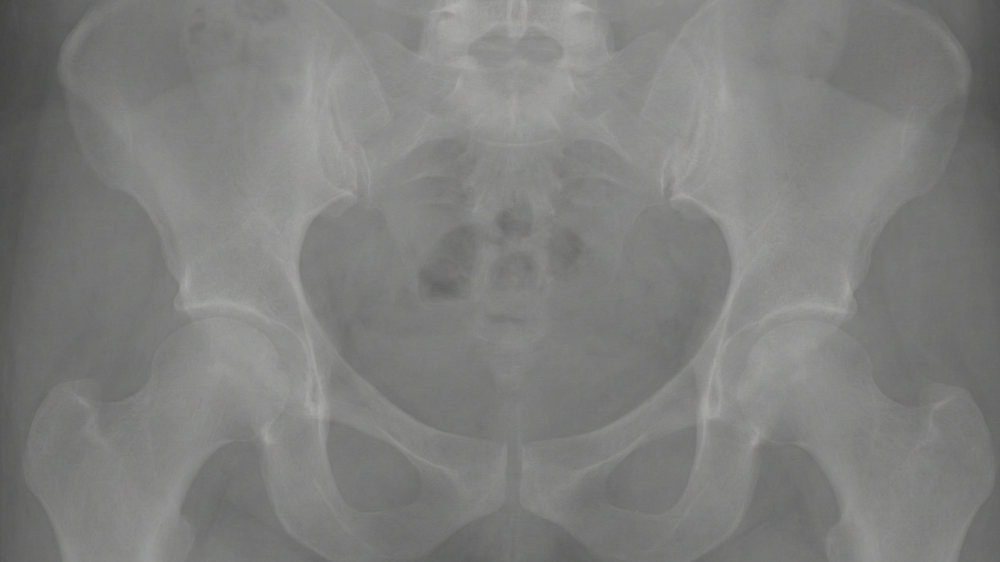
#> input picture results/images/gamma_auto/medical/medical (1)_gamma_auto.png, 1000 x 562 px, shrunk from 2541 x 1429 before the run; its folder holds only this picture in this run
$ python pipeline_runner.py
#> lines starting #> are read from the running program, lines starting #| are printed output that depends on the picture
### src/config.py
import os
from pathlib import Path

# =============================================================================
# PROJE TEMEL DİZİNLERİ
# =============================================================================

# Bu dosya src/ klasöründe, o yüzden proje kökü bir üst dizin
BASE_DIR = Path(__file__).resolve().parent.parent

# Veri klasörü
DATA_RAW_DIR = BASE_DIR / "data" / "raw"

# Sonuç klasörleri
RESULTS_DIR = BASE_DIR / "results"
RESULTS_IMAGES_DIR = RESULTS_DIR / "images"
RESULTS_METRICS_DIR = RESULTS_DIR / "metrics"
RESULTS_COLLAGES_DIR = RESULTS_DIR / "collages"

# Rapora özel klasörler
REPORTS_DIR = BASE_DIR / "reports"
REPORTS_FIGURES_DIR = REPORTS_DIR / "figures"
REPORTS_TABLES_DIR = REPORTS_DIR / "tables"

# =============================================================================
# MODALITY (KATEGORİ) AYARLARI
# =============================================================================

MODALITIES = [
    "hdr",
    "high_contrast",
    "high_light",
    "low_contrast",
    "low_light",
    "medical",
    "microscopy",
    "natural",
]

# Her modality’nin raw klasörü
MODALITY_DIRS = {
    name: DATA_RAW_DIR / name for name in MODALITIES
}

# Akademik raporda kullanılacak "teorik olarak beklenen en iyi yöntem"
EXPECTED_BEST_METHOD = {
    "low_contrast": "he",
    "medical": "clahe",
    "microscopy": "clahe",
    "low_light": "clahe",
    "high_light": "gamma_auto",
    "high_contrast": "clahe",
    "natural": "gamma_auto",
    "hdr": "gamma_auto",
}

# =============================================================================
# GÖRÜNTÜ İŞLEME PARAMETRELERİ
# =============================================================================

# Artık üç yöntem var: HE, CLAHE, ADAPTIVE GAMMA
METHODS = ["he", "clahe", "gamma_auto"]

# CLAHE parametreleri
CLAHE_CLIP_LIMIT = 2.0
CLAHE_TILE_GRID_SIZE = (8, 8)

# Adaptive gamma hedef parlaklığı (0–1 arası)
ADAPTIVE_GAMMA_TARGET_MEAN = 0.5

# Aranacak gamma aralığı (0.3–2.5 arası iyidir)
ADAPTIVE_GAMMA_MIN = 0.3
ADAPTIVE_GAMMA_MAX = 2.5

# Desteklenen görsel uzantıları
IMAGE_EXTENSIONS = [".png", ".jpg", ".jpeg", ".tif", ".tiff", ".bmp"]

# =============================================================================
# GÖRSEL ÇIKTI KLASÖRLERİ
# =============================================================================

RESULTS_IMAGES_METHOD_DIRS = {
    "he": RESULTS_IMAGES_DIR / "he",
    "clahe": RESULTS_IMAGES_DIR / "clahe",
    "gamma_auto": RESULTS_IMAGES_DIR / "gamma_auto",
}

# =============================================================================
# YARDIMCI FONKSİYONLAR
# =============================================================================

def is_image_file(path: Path) -> bool:
    """Desteklenen uzantılarla bitip bitmediğini kontrol eder."""
    return path.suffix.lower() in IMAGE_EXTENSIONS


def ensure_directories() -> None:
    """Tüm gerekli klasörleri oluşturur."""
    # Sonuç klasörleri
    RESULTS_DIR.mkdir(parents=True, exist_ok=True)
    RESULTS_IMAGES_DIR.mkdir(parents=True, exist_ok=True)
    RESULTS_METRICS_DIR.mkdir(parents=True, exist_ok=True)
    RESULTS_COLLAGES_DIR.mkdir(parents=True, exist_ok=True)

    # Yönteme göre çıktı klasörleri
    for p in RESULTS_IMAGES_METHOD_DIRS.values():
        p.mkdir(parents=True, exist_ok=True)

    # Rapor klasörleri
    REPORTS_DIR.mkdir(parents=True, exist_ok=True)
    REPORTS_FIGURES_DIR.mkdir(parents=True, exist_ok=True)
    REPORTS_TABLES_DIR.mkdir(parents=True, exist_ok=True)

    # Modality klasörleri kontrolü
    for name, p in MODALITY_DIRS.items():
        if not p.exists():
            print(f"[WARN] Modality folder does not exist: {p}")


# [4 lines that do not run on import are left out]

### src/utils.py
"""
Yardımcı fonksiyonlar:
- Görsel yükleme / kaydetme
- Modality klasörlerinden görüntü listeleme
- Çıktı dosya yollarını oluşturma
"""

from typing import List, Iterator, Tuple, Optional
from pathlib import Path
import cv2
import numpy as np

from . import config


# =============================================================================
# GÖRÜNTÜ YÜKLEME & KAYDETME
# =============================================================================

def load_image(path: Path) -> np.ndarray:
    """
    Verilen yoldan BGR formatında görüntü yükler.
    Hata durumunda ValueError fırlatır.
    """
    img = cv2.imread(str(path), cv2.IMREAD_COLOR)
#> img is the input picture: shape (562, 1000, 3); mean B, G, R 126.4, 127, 126.8
    if img is None:
        raise ValueError(f"Could not read image: {path}")
    return img


def save_image(path: Path, img: np.ndarray) -> None:
    """
    Görüntüyü verilen yola kaydeder. Gerekirse klasörleri oluşturur.
    """
    path.parent.mkdir(parents=True, exist_ok=True)
    success = cv2.imwrite(str(path), img)
    if not success:
        raise IOError(f"Could not write image to: {path}")


# =============================================================================
# GÖRÜNTÜ LİSTELEME
# =============================================================================

def list_images_in_directory(directory: Path) -> List[Path]:
    """
    Bir dizindeki (alt klasörlere girmeden) tüm görüntü dosyalarını listeler.
    """
    if not directory.exists():
        return []

    files = [
        p for p in directory.iterdir()
        if p.is_file() and config.is_image_file(p)
    ]
    # Tutarlılık için isimlere göre sırala
    files.sort()
    return files


def iter_modality_images() -> Iterator[Tuple[str, Path]]:
    """
    Tüm modality klasörlerini dolaşır ve her görüntü için:
        (modality_name, image_path)
    şeklinde tuple döndürür.

    Örnek:
        for modality, img_path in iter_modality_images():
            ...
    """
    for modality, dir_path in config.MODALITY_DIRS.items():
        image_paths = list_images_in_directory(dir_path)
        for img_path in image_paths:
            yield modality, img_path


# =============================================================================
# ÇIKTI DOSYA ADLARI
# =============================================================================

def build_output_image_path(
    input_path: Path,
    modality: str,
    method: str,
    gamma: Optional[float] = None
) -> Path:
    """
    Girdi görüntüsüne, yönteme ve (varsa) gamma değerine göre
    çıktı dosya yolunu üretir.

    Örnek:
        input:  data/raw/low_light/low_light(1).png
        method: "clahe"
        modality: "low_light"
        -> results/images/clahe/low_light/low_light(1)_clahe.png

        method: "gamma", gamma=0.6
        -> results/images/gamma/low_light/low_light(1)_gamma_0.60.png
    """
    method = method.lower()
    if method not in config.RESULTS_IMAGES_METHOD_DIRS:
        raise ValueError(f"Unknown method: {method}")

    base_dir = config.RESULTS_IMAGES_METHOD_DIRS[method]

    # Modality alt klasörü
    out_dir = base_dir / modality
    out_dir.mkdir(parents=True, exist_ok=True)

    stem = input_path.stem
    suffix = input_path.suffix.lower()

    if method == "gamma" and gamma is not None:
        filename = f"{stem}_gamma_{gamma:.2f}{suffix}"
    else:
        filename = f"{stem}_{method}{suffix}"

    return out_dir / filename

### src/enhancement_methods.py
"""
Enhancement methods:
- Histogram Equalization (HE)
- CLAHE
- Adaptive Gamma Correction (PURE GLOBAL BPAGC)

Tüm fonksiyonlar BGR formatındaki görüntü alır (cv2.imread)
ve yine BGR görüntü döndürür.
"""

from typing import Tuple
import numpy as np
import cv2

from . import config


# =============================================================================
# Yardımcı Fonksiyonlar
# =============================================================================

def _to_gray(img: np.ndarray) -> np.ndarray:
    """Girdiyi tek kanallı gri seviyeye çevirir."""
    if img is None:
        raise ValueError("_to_gray: input image is None")

    if len(img.shape) == 2 or img.shape[2] == 1:
        return img.copy()

    return cv2.cvtColor(img, cv2.COLOR_BGR2GRAY)


# [9 lines left out: function _from_gray_to_bgr, not called in this run]


# =============================================================================
# 1) HISTOGRAM EQUALIZATION (HE)
# =============================================================================

def apply_histogram_equalization(img: np.ndarray) -> np.ndarray:
    """
    Histogram Equalization uygular.
    Gri görüntüde direkt HE,
    renkli görüntüde YCrCb->Y kanalına HE->geri dönüş.
    """
    if img is None:
        raise ValueError("apply_histogram_equalization: input image is None")

    # Gri görüntü
    if len(img.shape) == 2 or img.shape[2] == 1:
        gray = _to_gray(img)
        he = cv2.equalizeHist(gray)
        return _from_gray_to_bgr(he)

    # Renkli görüntü
    ycrcb = cv2.cvtColor(img, cv2.COLOR_BGR2YCrCb)
#> ycrcb: shape (562, 1000, 3); mean of channels 0, 1, 2 126.9, 127.9, 127.6
    y, cr, cb = cv2.split(ycrcb)

    y_eq = cv2.equalizeHist(y)
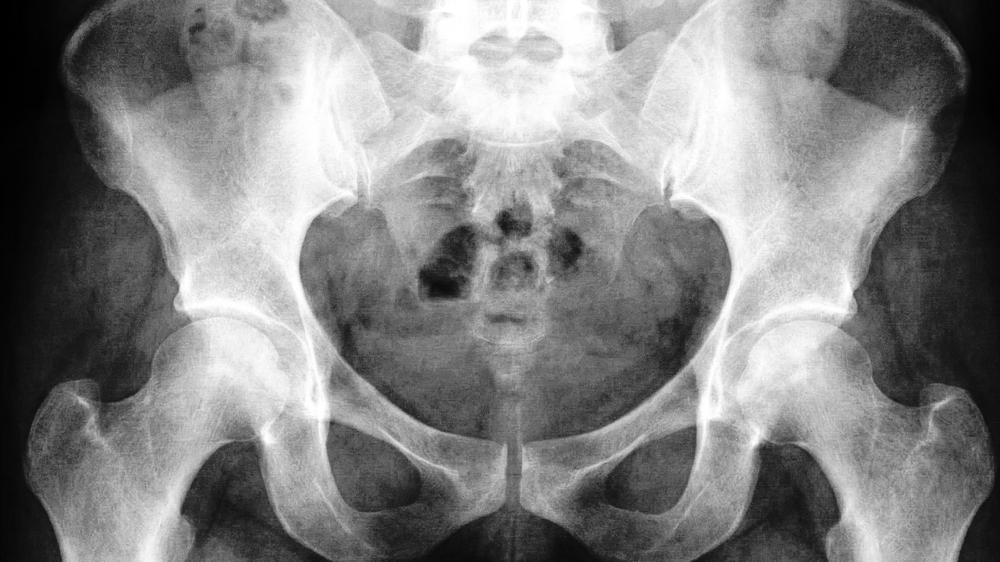
#> y_eq: shape (562, 1000); min 0, max 255, mean 129.9
    ycrcb_eq = cv2.merge([y_eq, cr, cb])
#> ycrcb_eq: shape (562, 1000, 3); mean of channels 0, 1, 2 129.9, 127.9, 127.6

    return cv2.cvtColor(ycrcb_eq, cv2.COLOR_YCrCb2BGR)


# =============================================================================
# 2) CLAHE
# =============================================================================

def _create_clahe():
    """Config'teki parametrelere göre CLAHE objesi oluşturur."""
    return cv2.createCLAHE(
        clipLimit=config.CLAHE_CLIP_LIMIT,
        tileGridSize=config.CLAHE_TILE_GRID_SIZE
    )


def apply_clahe(img: np.ndarray) -> np.ndarray:
    """
    CLAHE uygular.
    Gri görüntüde direkt, renkli görüntüde Y kanalına CLAHE uygulanır.
    """
    if img is None:
        raise ValueError("apply_clahe: input image is None")

    clahe = _create_clahe()

    if len(img.shape) == 2 or img.shape[2] == 1:
        gray = _to_gray(img)
        cl = clahe.apply(gray)
        return _from_gray_to_bgr(cl)

    # Renkli görüntü
    ycrcb = cv2.cvtColor(img, cv2.COLOR_BGR2YCrCb)
    y, cr, cb = cv2.split(ycrcb)

    y_clahe = clahe.apply(y)
    ycrcb_cl = cv2.merge([y_clahe, cr, cb])

    return cv2.cvtColor(ycrcb_cl, cv2.COLOR_YCrCb2BGR)


# =============================================================================
# 3) PURE ADAPTIVE GAMMA CORRECTION (BPAGC)
# =============================================================================

def apply_gamma_correction(img: np.ndarray, gamma: float) -> np.ndarray:
    """Standart global gamma correction uygular."""
    if img is None:
        raise ValueError("apply_gamma_correction: input image is None")
    if gamma <= 0:
        raise ValueError("gamma must be > 0")

    img_f = img.astype(np.float32) / 255.0
    corrected = np.power(img_f, gamma)
    return np.clip(corrected * 255.0, 0, 255).astype(np.uint8)


def estimate_gamma_pure(
    img_bgr: np.ndarray,
    target_mean: float = 0.5,
    gamma_min: float = 0.3,
    gamma_max: float = 3.0
) -> float:
    """
    SAF / ORİJİNAL ADAPTIVE GAMMA (BPAGC benzeri global model):

        gamma = log(target_mean) / log(current_mean)

    - current_mean: görüntünün ortalama parlaklığı (0-1 arası)
    - target_mean: ideal parlaklık seviyesi (genelde 0.5 civarı)

    Açıklama:
        * current_mean < target_mean  -->  0 < gamma < 1  (görüntüyü aydınlatır)
        * current_mean > target_mean  -->  gamma > 1      (görüntüyü koyulaştırır)

    Bu fonksiyon hiçbir ek heuristic kullanmaz; tamamen
    global parlaklık ortalamasına dayalıdır.
    """
    gray = _to_gray(img_bgr).astype(np.float32) / 255.0

    current_mean = float(gray.mean())

    # Güvenlik önlemi: log(0) ve log(1)'den kaçınmak için
    eps = 1e-6
    current_mean = float(np.clip(current_mean, eps, 1.0 - eps))
    target_mean = float(np.clip(target_mean, eps, 1.0 - eps))

    # BPAGC formülü
    gamma = float(np.log(target_mean) / np.log(current_mean))

    # Uç değerleri kırp
    gamma = float(np.clip(gamma, gamma_min, gamma_max))
    return gamma


def apply_adaptive_gamma(img: np.ndarray, target_mean: float = 0.5) -> Tuple[np.ndarray, float]:
    """
    PURE GLOBAL ADAPTIVE GAMMA (BPAGC):

    1) current_mean hesaplanır
    2) gamma = log(target_mean) / log(current_mean)
    3) Gamma correction uygulanır

    Dönen:
        (iyileştirilmiş_görüntü, kullanılan_gamma)
    """
    if img is None:
        raise ValueError("apply_adaptive_gamma: input image is None")

    gamma = estimate_gamma_pure(
        img_bgr=img,
        target_mean=target_mean,
        gamma_min=config.ADAPTIVE_GAMMA_MIN,
        gamma_max=config.ADAPTIVE_GAMMA_MAX,
    )

    corrected = apply_gamma_correction(img, gamma)
    return corrected, gamma


# =============================================================================
# 4) METHOD ROUTER
# =============================================================================

def apply_method(
    img: np.ndarray,
    method: str,
    gamma: float | None = None,
    target_mean: float = 0.5
) -> np.ndarray:
    """
    Verilen yönteme göre iyileştirme uygular.

    method:
        - "he"
        - "clahe"
        - "gamma_auto" / "adaptive_gamma" / "gamma"
          (hepsi saf global adaptive gamma olarak yorumlanır)
    """
    if img is None:
        raise ValueError("apply_method: input image is None")

    method = method.lower()

    if method == "he":
        return apply_histogram_equalization(img)

    elif method == "clahe":
        return apply_clahe(img)

    elif method in ("gamma_auto", "adaptive_gamma", "gamma"):
        corrected, gamma_used = apply_adaptive_gamma(
            img,
            target_mean=target_mean
        )
        # gamma_used istersen pipeline tarafında loglanabilir
        return corrected

    else:
        raise ValueError(f"Unknown method: {method}")

### src/evaluation_metrics.py
"""
Değerlendirme Metrikleri:
- PSNR (Peak Signal-to-Noise Ratio)
- SSIM (Structural Similarity Index)
- MSE (Mean Squared Error)

Tüm fonksiyonlar 8-bit BGR veya GRAY görüntülerle çalışır.
Gerekirse görüntüleri gri seviyeye indirger.
"""

import numpy as np
import cv2
from skimage.metrics import structural_similarity as ssim
from skimage.metrics import mean_squared_error


def _to_gray(img: np.ndarray) -> np.ndarray:
    """Görüntüyü gri seviyeye çevirir."""
    if len(img.shape) == 2 or img.shape[2] == 1:
        return img
    return cv2.cvtColor(img, cv2.COLOR_BGR2GRAY)


# =============================================================================
# MSE
# =============================================================================

def compute_mse(img1: np.ndarray, img2: np.ndarray) -> float:
    """
    MSE (Mean Squared Error) hesaplar.
    """
    gray1 = _to_gray(img1)
    gray2 = _to_gray(img2)

    return float(mean_squared_error(gray1, gray2))


# =============================================================================
# PSNR
# =============================================================================

def compute_psnr(img1: np.ndarray, img2: np.ndarray) -> float:
    """
    PSNR hesaplar.
    """
    gray1 = _to_gray(img1)
    gray2 = _to_gray(img2)

    mse_val = mean_squared_error(gray1, gray2)
#> mse_val = 3454.5
    if mse_val == 0:
        return float("inf")  # birebir aynı görüntü durumunda

    PIXEL_MAX = 255.0
    psnr = 20 * np.log10(PIXEL_MAX / np.sqrt(mse_val))
#> psnr = 12.75
    return float(psnr)


# =============================================================================
# SSIM
# =============================================================================

def compute_ssim(img1: np.ndarray, img2: np.ndarray) -> float:
    """
    SSIM hesaplar. (skimage üzerinden)

    SSIM = 1 → mükemmel benzerlik
    """
    gray1 = _to_gray(img1)
    gray2 = _to_gray(img2)

    value, _ = ssim(gray1, gray2, full=True)
#> value = 0.567
    return float(value)


# =============================================================================
# TOPLU HESAPLAMA
# =============================================================================

def compute_all_metrics(img_original: np.ndarray, img_processed: np.ndarray) -> dict:
    """
    PSNR, SSIM, MSE'yi sözlük halinde döndürür.
    """

    return {
        "mse": compute_mse(img_original, img_processed),
        "psnr": compute_psnr(img_original, img_processed),
        "ssim": compute_ssim(img_original, img_processed)
    }

### src/pipeline_runner.py
"""
Ana pipeline:

- data/raw altındaki tüm modality klasörlerini dolaşır
- Her görüntüye:
    - HE
    - CLAHE
    - Adaptive Gamma
  uygular
- Çıktı görüntülerini results/images/... altına kaydeder
- MSE, PSNR, SSIM hesaplayıp results/metrics/metrics_all.csv dosyasına yazar
"""

from pathlib import Path
from typing import Dict, List
import traceback
import pandas as pd

from . import config
from . import utils
from . import enhancement_methods as em
from . import evaluation_metrics as evalm


# =============================================================================
# TEK BİR GÖRÜNTÜ + TEK YÖNTEM İŞLEME
# =============================================================================

def process_image_for_method(
    modality: str,
    img_path: Path,
    method: str
) -> Dict:
    """
    Bir görüntüye verilen iyileştirme yöntemini uygular, çıktıyı kaydeder,
    metrikleri hesaplar ve bir sonuç satırı döndürür.

    Adaptive gamma'nın gamma değerini ayrıca döndürür.
    """
    # Orijinal görüntü
    original = utils.load_image(img_path)

    gamma_used = None  # adaptive gamma için

    # --- Yöntemi uygula ---
    if method == "gamma_auto":
        enhanced, gamma_used = em.apply_adaptive_gamma(
            original,
            target_mean=config.ADAPTIVE_GAMMA_TARGET_MEAN
        )
    else:
        enhanced = em.apply_method(original, method=method)

    # --- Çıktı dosya yolu ---
    out_path = utils.build_output_image_path(
        input_path=img_path,
        modality=modality,
        method=method,
        gamma=gamma_used  # adaptif gamma için
    )
    utils.save_image(out_path, enhanced)

    # --- Metrikleri hesapla ---
    metrics = evalm.compute_all_metrics(original, enhanced)
#> metrics = {'mse': 3454.5, 'psnr': 12.75, 'ssim': 0.567}

    # --- Satır olarak döndür ---
    return {
        "modality": modality,
        "image_name": img_path.name,
        "method": method,
        "gamma": gamma_used,  # adaptive gamma değeri
        "output_path": str(out_path.relative_to(config.BASE_DIR)),
        "mse": metrics["mse"],
        "psnr": metrics["psnr"],
        "ssim": metrics["ssim"],
    }


# =============================================================================
# ANA PIPELINE
# =============================================================================

def run_pipeline() -> pd.DataFrame:
    """
    Tüm görüntülere HE, CLAHE ve Adaptive Gamma uygular.
    Metrikleri toplar, CSV’ye yazar ve DataFrame döndürür.
    """
    config.ensure_directories()

    all_rows: List[Dict] = []

    print("[INFO] Starting pipeline...")
    print(f"[INFO] Base dir: {config.BASE_DIR}")
    print(f"[INFO] Modalities: {config.MODALITIES}")
    print(f"[INFO] Methods: {config.METHODS}")

    for modality, img_path in utils.iter_modality_images():
        print(f"\n[INFO] Processing modality='{modality}', image='{img_path.name}'")

        for method in config.METHODS:
            try:
                print(f"  [METHOD] {method}")
                row = process_image_for_method(
                    modality=modality,
                    img_path=img_path,
                    method=method
                )
#> row = 8 items
                all_rows.append(row)

            except Exception as e:
                print(f"[ERROR] Failed for {method} on {img_path.name}: {e}")
                traceback.print_exc()

    # === DataFrame oluştur ===
    df = pd.DataFrame(all_rows)

    # === CSV olarak kaydet ===
    metrics_csv_path = config.RESULTS_METRICS_DIR / "metrics_all.csv"
    metrics_csv_path.parent.mkdir(parents=True, exist_ok=True)
    df.to_csv(metrics_csv_path, index=False, float_format="%.6f")

    print(f"\n[INFO] Pipeline finished. Metrics saved to: {metrics_csv_path}")
    print(f"[INFO] Total processed rows: {len(df)}")

    return df


# =============================================================================
# MODÜL OLARAK ÇALIŞTIR
# =============================================================================

if __name__ == "__main__":
    run_pipeline()
